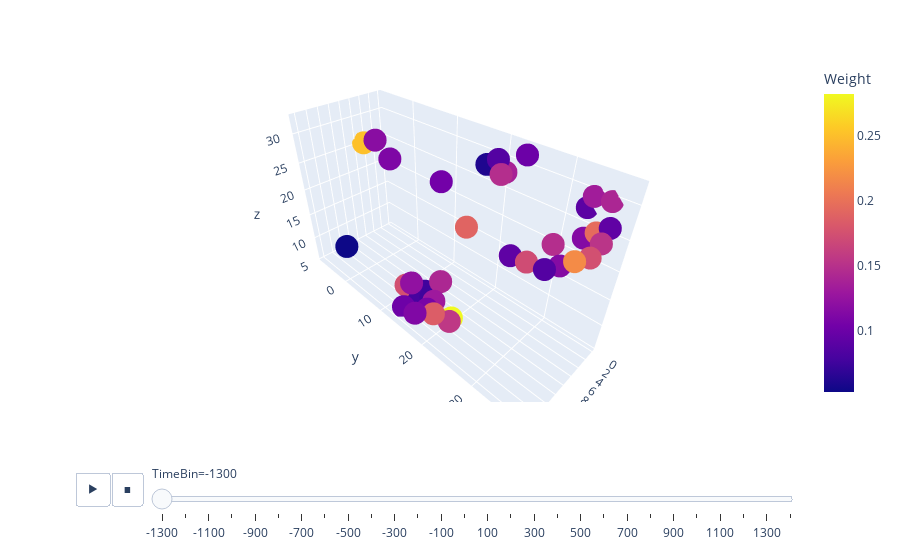

Notebook cell for this chart:
### Code cell
import plotly.express as px

px.scatter_3d(weights_pos, x="x", y="y", z="z", color="Weight", animation_frame="TimeBin")

### Figure 1 — Plotly figure (JSON) as saved in the notebook; plotly's stock layout.template omitted (floating-point values rounded to 4 significant figures)
{"data": [{"hovertemplate": "TimeBin=-1300<br>x=%{x}<br>y=%{y}<br>z=%{z}<br>Weight=%{marker.color}<extra></extra>", "legendgroup": "", "marker": {"color": [0.05875, 0.104, 0.1305, 0.1074, 0.09445, 0.0921, 0.1224, 0.1331, 0.2826, 0.06819, 0.1332, 0.1846, 0.1119, 0.1409, 0.1558, 0.09022, 0.1529, 0.1177, 0.05237, 0.09332, 0.1956, 0.1145, 0.06887, 0.1253, 0.1527, 0.08833, 0.1746, 0.218, 0.1646, 0.115, 0.08091, 0.08604, 0.1476, 0.1713, 0.111, 0.1818, 0.09251, 0.1901, 0.1747, 0.2102, 0.1477, 0.08211, 0.07573, 0.07923, 0.07674, 0.08226, 0.08637, 0.07987, 0.1006, 0.2203, 0.1755, 0.1373, 0.06038, 0.2512, 0.07461, 0.09217, 0.08616, 0.1002, 0.1417], "coloraxis": "coloraxis", "symbol": "circle"}, "mode": "markers", "name": "", "scene": "scene", "showlegend": false, "type": "scatter3d", "x": [5.134, 5.134, 11.82, 13.36, 14.69, 14.69, 14.69, 0.4504, 10.53, 13.48, 13.48, 13.48, 16.46, 0.1823, 12.13, -0.06015, 3.686, 3.686, 14.88, 2.575, 3.736, 4.621, 4.511, 4.511, 4.511, 6.951, 6.951, 8.378, 9.563, 9.563, 10.95, 10.95, 7.566, 11.28, 5.747, 11.43, 11.43, 12.76, 11.24, 7.109, 7.109, 9.98, 9.98, 11.53, 14.56, 14.56, 14.56, 14.56, 14.56, 4.845, 4.845, 4.845, 5.879, 5.096, 10.11, 4.867, 4.867, 1.723, 8.616], "y": [12.17, 12.17, 17.22, 17.29, 15.47, 15.47, 15.47, 33.57, 19.85, 18.83, 18.83, 18.83, 18.01, 35.73, 20.91, 32.85, -5.717, -5.717, -1.514, 37.14, 36.13, 35.16, 37.31, 37.31, 37.31, 37.38, 37.38, 36.34, 35.3, 35.3, 34.24, 34.24, 33.03, 32.05, 0.8095, 29.89, 29.89, 24.09, 9.806, 24.38, 24.38, 13.13, 13.13, 13.33, 12.94, 12.94, 12.94, 12.94, 12.94, 23.46, 23.46, 23.46, 21.15, -7.258, 14.78, 22.14, 22.14, 24.33, 15.53], "z": [25.07, 25.07, 8.362, 7.792, 12.94, 12.94, 12.94, 29.46, 5.606, 7.994, 7.994, 7.994, 9.744, 29.55, 6.873, 27.33, 25.93, 25.93, 10.71, 27.56, 27.01, 26.21, 26.45, 26.45, 26.45, 25.82, 25.82, 25.53, 24.99, 24.99, 24.67, 24.67, 25.72, 24.66, 25.2, 24.45, 24.45, 26.34, 6.582, 31.49, 31.49, 6.551, 6.551, 5.619, 6.062, 6.062, 6.062, 6.062, 6.062, 30.64, 30.64, 30.64, 31.29, 25.39, 6.413, 31.98, 31.98, 32.27, 9.354]}], "layout": {"coloraxis": {"colorbar": {"title": {"text": "Weight"}}, "colorscale": [[0, "#0d0887"], [0.1111, "#46039f"], [0.2222, "#7201a8"], [0.3333, "#9c179e"], [0.4444, "#bd3786"], [0.5556, "#d8576b"], [0.6667, "#ed7953"], [0.7778, "#fb9f3a"], [0.8889, "#fdca26"], [1, "#f0f921"]]}, "legend": {"tracegroupgap": 0}, "margin": {"t": 60}, "scene": {"domain": {"x": [0, 1], "y": [0, 1]}, "xaxis": {"title": {"text": "x"}}, "yaxis": {"title": {"text": "y"}}, "zaxis": {"title": {"text": "z"}}}, "sliders": [{"active": 0, "currentvalue": {"prefix": "TimeBin="}, "len": 0.9, "pad": {"b": 10, "t": 60}, "steps": [{"args": [["-1300"], {"frame": {"duration": 0, "redraw": true}, "fromcurrent": true, "mode": "immediate", "transition": {"duration": 0, "easing": "linear"}}], "label": "-1300", "method": "animate"}, {"args": [["-1200"], {"frame": {"duration": 0, "redraw": true}, "fromcurrent": true, "mode": "immediate", "transition": {"duration": 0, "easing": "linear"}}], "label": "-1200", "method": "animate"}, {"args": [["-1100"], {"frame": {"duration": 0, "redraw": true}, "fromcurrent": true, "mode": "immediate", "transition": {"duration": 0, "easing": "linear"}}], "label": "-1100", "method": "animate"}, {"args": [["-1000"], {"frame": {"duration": 0, "redraw": true}, "fromcurrent": true, "mode": "immediate", "transition": {"duration": 0, "easing": "linear"}}], "label": "-1000", "method": "animate"}, {"args": [["-900"], {"frame": {"duration": 0, "redraw": true}, "fromcurrent": true, "mode": "immediate", "transition": {"duration": 0, "easing": "linear"}}], "label": "-900", "method": "animate"}, {"args": [["-800"], {"frame": {"duration": 0, "redraw": true}, "fromcurrent": true, "mode": "immediate", "transition": {"duration": 0, "easing": "linear"}}], "label": "-800", "method": "animate"}, {"args": [["-700"], {"frame": {"duration": 0, "redraw": true}, "fromcurrent": true, "mode": "immediate", "transition": {"duration": 0, "easing": "linear"}}], "label": "-700", "method": "animate"}, {"args": [["-600"], {"frame": {"duration": 0, "redraw": true}, "fromcurrent": true, "mode": "immediate", "transition": {"duration": 0, "easing": "linear"}}], "label": "-600", "method": "animate"}, {"args": [["-500"], {"frame": {"duration": 0, "redraw": true}, "fromcurrent": true, "mode": "immediate", "transition": {"duration": 0, "easing": "linear"}}], "label": "-500", "method": "animate"}, {"args": [["-400"], {"frame": {"duration": 0, "redraw": true}, "fromcurrent": true, "mode": "immediate", "transition": {"duration": 0, "easing": "linear"}}], "label": "-400", "method": "animate"}, {"args": [["-300"], {"frame": {"duration": 0, "redraw": true}, "fromcurrent": true, "mode": "immediate", "transition": {"duration": 0, "easing": "linear"}}], "label": "-300", "method": "animate"}, {"args": [["-200"], {"frame": {"duration": 0, "redraw": true}, "fromcurrent": true, "mode": "immediate", "transition": {"duration": 0, "easing": "linear"}}], "label": "-200", "method": "animate"}, {"args": [["-100"], {"frame": {"duration": 0, "redraw": true}, "fromcurrent": true, "mode": "immediate", "transition": {"duration": 0, "easing": "linear"}}], "label": "-100", "method": "animate"}, {"args": [["0"], {"frame": {"duration": 0, "redraw": true}, "fromcurrent": true, "mode": "immediate", "transition": {"duration": 0, "easing": "linear"}}], "label": "0", "method": "animate"}, {"args": [["100"], {"frame": {"duration": 0, "redraw": true}, "fromcurrent": true, "mode": "immediate", "transition": {"duration": 0, "easing": "linear"}}], "label": "100", "method": "animate"}, {"args": [["200"], {"frame": {"duration": 0, "redraw": true}, "fromcurrent": true, "mode": "immediate", "transition": {"duration": 0, "easing": "linear"}}], "label": "200", "method": "animate"}, {"args": [["300"], {"frame": {"duration": 0, "redraw": true}, "fromcurrent": true, "mode": "immediate", "transition": {"duration": 0, "easing": "linear"}}], "label": "300", "method": "animate"}, {"args": [["400"], {"frame": {"duration": 0, "redraw": true}, "fromcurrent": true, "mode": "immediate", "transition": {"duration": 0, "easing": "linear"}}], "label": "400", "method": "animate"}, {"args": [["500"], {"frame": {"duration": 0, "redraw": true}, "fromcurrent": true, "mode": "immediate", "transition": {"duration": 0, "easing": "linear"}}], "label": "500", "method": "animate"}, {"args": [["600"], {"frame": {"duration": 0, "redraw": true}, "fromcurrent": true, "mode": "immediate", "transition": {"duration": 0, "easing": "linear"}}], "label": "600", "method": "animate"}, {"args": [["700"], {"frame": {"duration": 0, "redraw": true}, "fromcurrent": true, "mode": "immediate", "transition": {"duration": 0, "easing": "linear"}}], "label": "700", "method": "animate"}, {"args": [["800"], {"frame": {"duration": 0, "redraw": true}, "fromcurrent": true, "mode": "immediate", "transition": {"duration": 0, "easing": "linear"}}], "label": "800", "method": "animate"}, {"args": [["900"], {"frame": {"duration": 0, "redraw": true}, "fromcurrent": true, "mode": "immediate", "transition": {"duration": 0, "easing": "linear"}}], "label": "900", "method": "animate"}, {"args": [["1000"], {"frame": {"duration": 0, "redraw": true}, "fromcurrent": true, "mode": "immediate", "transition": {"duration": 0, "easing": "linear"}}], "label": "1000", "method": "animate"}, {"args": [["1100"], {"frame": {"duration": 0, "redraw": true}, "fromcurrent": true, "mode": "immediate", "transition": {"duration": 0, "easing": "linear"}}], "label": "1100", "method": "animate"}, {"args": [["1200"], {"frame": {"duration": 0, "redraw": true}, "fromcurrent": true, "mode": "immediate", "transition": {"duration": 0, "easing": "linear"}}], "label": "1200", "method": "animate"}, {"args": [["1300"], {"frame": {"duration": 0, "redraw": true}, "fromcurrent": true, "mode": "immediate", "transition": {"duration": 0, "easing": "linear"}}], "label": "1300", "method": "animate"}, {"args": [["1400"], {"frame": {"duration": 0, "redraw": true}, "fromcurrent": true, "mode": "immediate", "transition": {"duration": 0, "easing": "linear"}}], "label": "1400", "method": "animate"}], "x": 0.1, "xanchor": "left", "y": 0, "yanchor": "top"}], "updatemenus": [{"buttons": [{"args": [null, {"frame": {"duration": 500, "redraw": true}, "fromcurrent": true, "mode": "immediate", "transition": {"duration": 500, "easing": "linear"}}], "label": "&#9654;", "method": "animate"}, {"args": [[null], {"frame": {"duration": 0, "redraw": true}, "fromcurrent": true, "mode": "immediate", "transition": {"duration": 0, "easing": "linear"}}], "label": "&#9724;", "method": "animate"}], "direction": "left", "pad": {"r": 10, "t": 70}, "showactive": false, "type": "buttons", "x": 0.1, "xanchor": "right", "y": 0, "yanchor": "top"}]}}
